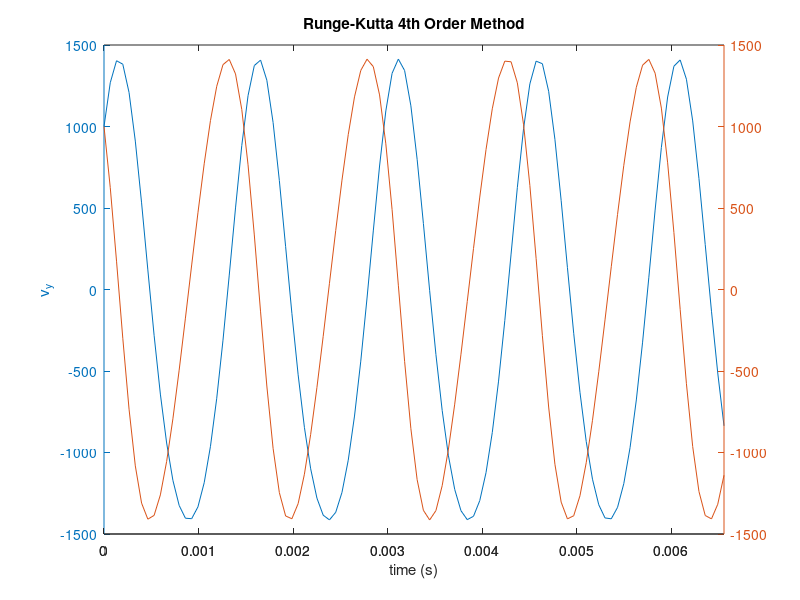
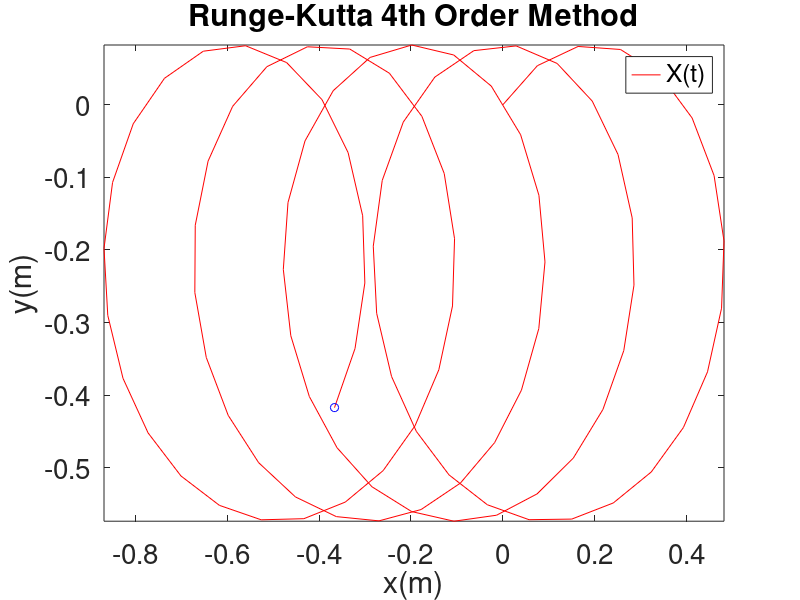

The MATLAB script that drew these images, in order:
%% RK2 and RK4 systems of equations, oscillating charge example
% charged particle moving in the x-y direction in a magnetic field which
% has only a z-component...
%
% m dv/dt = q v x B 
% (ma = F)
%
% v = (vx,vy); B=(0,0,B);
%
% Resulting in the following system of equations:
%    m dvx/dt = q vy B
%    m dvy/dt = -q vx B

q=1.6e-19;
m=1.67e-27;
B=5e-5;
omega=q*B/m;    %frequency of oscillation (can be shown via solution by hand gives a SHO)
tmin=0;
tmax=5*2*pi/abs(omega);    % follow particle for one oscillation periods
t=linspace(tmin,tmax,100);
dt=t(2)-t(1);
lt=numel(t);

%RK4 method
vx4=zeros(1,lt);
vy4=zeros(1,lt);
vx4(1)=1e3;     % vx initial conditions
vy4(1)=1e3;     % vy initial conditions
ynew=zeros(1,lt);
% Loop for applying RK4 to a system of two equations
for l=2:lt
    % set new value for the Magnetic Field each time as it varies in Y
    ynew(l) = ynew(l-1)+(dt*vy4(l-1));
    B2 = B*(1+.5*(ynew(l)));
    omega2 = q*B2/m;
    
    k1x=dt*(omega2*vy4(l-1));    %k1 for the x differential equation
    k1y=-dt*(omega2*vx4(l-1));    %k1 for the y differential equation
    
    k2x=dt*omega2*(vy4(l-1)+k1y/2);
    k2y=-dt*omega2*(vx4(l-1)+k1x/2);
    
    k3x=dt*omega2*(vy4(l-1)+k2y/2);
    k3y=-dt*omega2*(vx4(l-1)+k2x/2); 
    
    k4x=dt*omega2*(vy4(l-1)+k3y);
    k4y=-dt*omega2*(vx4(l-1)+k3x); 
    
    vx4(l)=vx4(l-1)+1/6*(k1x+2*k2x+2*k3x+k4x);
    vy4(l)=vy4(l-1)+1/6*(k1y+2*k2y+2*k3y+k4y);
  
end %for

%RK4 integrate velocity to get position as a fn. of time, this assumes that the
%particle is initially at x,y = (0,0)
x4=cumtrapz(t,vx4);
y4=cumtrapz(t,vy4);
vz4=1e3;
z4=vz4*t;

% Plot velocity solutions for  RK4
figure(2);
ax4=plotyy(t,vx4,t,vy4);
xlabel('time (s)');
ylabel('v_y');
title('Runge-Kutta 4th Order Method');

% Comet plot demo
figure(4);
comet(x4,y4);
hold on;
set(gca,'FontSize',20);
xlabel('x(m)');
ylabel('y(m)');
legend('X(t)');
title('Runge-Kutta 4th Order Method');
